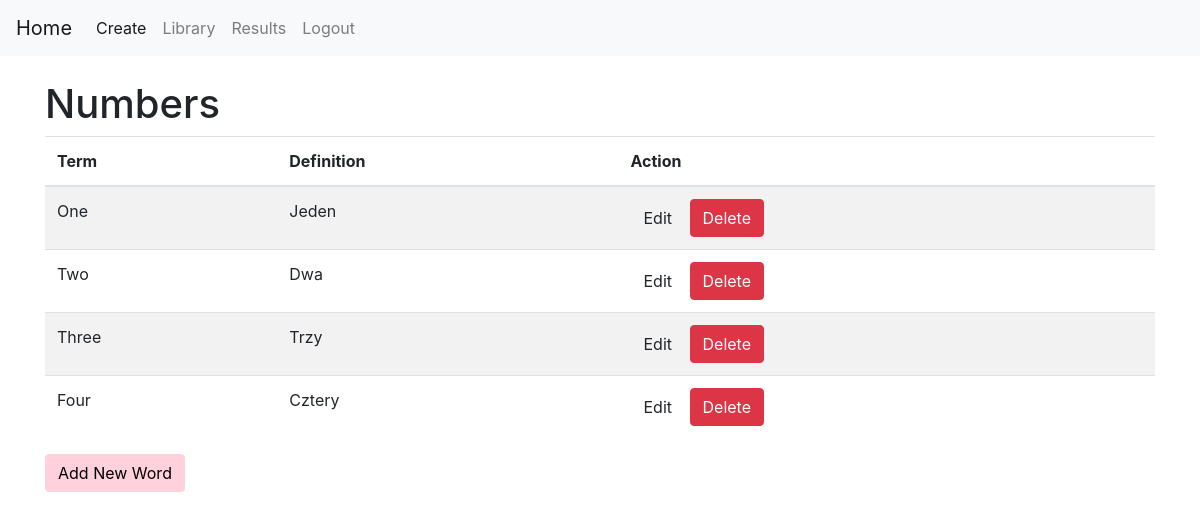
Page /edit_quiz/2 (signed in) on the committed database.
### tables this page shows
CREATE TABLE quizzes (
        quiz_id INTEGER PRIMARY KEY AUTOINCREMENT,
        quiz_name TEXT NOT NULL,
        user_id INTEGER NOT NULL
        );

CREATE TABLE vocabulary (
        word_id INTEGER PRIMARY KEY AUTOINCREMENT,
        quiz_id INTEGER NOT NULL,
        term TEXT NOT NULL,
        definition TEXT NOT NULL
        );

### flask-project/app.py (the view)
@app.route("/edit_quiz/<int:quiz_id>")
def edit_quiz(quiz_id):
    if "user_id" not in session:
        return redirect("/login")
    connection = sqlite3.connect("database.db")
    cursor = connection.cursor()
    cursor.execute(
        """
        SELECT word_id, term, definition
        FROM vocabulary
        WHERE quiz_id = ?
        """,
        (quiz_id,)
    )
    words = cursor.fetchall()
    cursor.execute(
        """
        SELECT quiz_name
        FROM quizzes
        WHERE quiz_id = ?
        """,
        (quiz_id,)
    )
    quiz_name = cursor.fetchone()[0]
    connection.close()
    return render_template(
        "edit_quiz.html",
        words=words,
        quiz_id=quiz_id,
        quiz_name=quiz_name
    )

### flask-project/templates/edit_quiz.html (shortened to what this page needs)
{% extends "base.html" %}
{% block content %}
<h1>{{ quiz_name }}</h1>
<table class="table table-striped">
    <thead>
        <tr>
            <th>Term</th>
            <th>Definition</th>
            <th>Action</th>
        </tr>
    </thead>
    <tbody>
    {% for word in words %}
        <tr>
            <td>{{ word[1] }}</td>
            <td>{{ word[2] }}</td>
            <td>
                <a href="/edit_word/{{ word[0] }}"
                   class="btn btn-lightblue">
                    Edit
                </a>
                <a href="/delete_word/{{ word[0] }}"
                   class="btn btn-danger">
                    Delete
                </a>
            </td>
        </tr>
    {% endfor %}
    </tbody>
</table>
<a href="/add_word/{{ quiz_id }}"
   class="btn btn-pink">
    Add New Word
</a>
{% endblock %}

### flask-project/templates/base.html (style rules this page uses)
.btn-pink { background-color: #ffd1dc; color: black; border: 1px solid #ffd1dc; }

### rows in the picture
quizzes: quiz_name "Numbers"
vocabulary: term "One", definition "Jeden"
vocabulary: term "Two", definition "Dwa"
vocabulary: term "Three", definition "Trzy"
vocabulary: term "Four", definition "Cztery"
